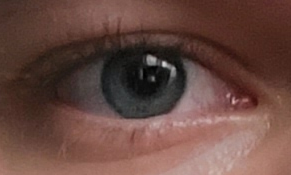
//> input picture OpenCV-Win32-Test/test.png, 291 x 175 px, given in place of test.jpg, which was not available
$ ./main   (built with g++ and OpenCV 4)
//> lines starting //> are read from the running program, lines starting //| are printed output that depends on the picture; pictures that were not available may be replaced by others from this repository, and a replacement may not be noted
### OpenCV-Win32-Test/ScleraProcessingNew.hpp
#pragma once

#include <opencv2/highgui.hpp>
#include <opencv2/imgproc.hpp>


cv::Point detectScleraCenterSaturation(cv::Mat processingImage, int eyeIndex);

### OpenCV-Win32-Test/CvUtils.hpp
#pragma once

#include <iostream>
#include <fstream>

#include <opencv2/highgui.hpp>

#include "Constants.hpp"


int getLineThicknessForMat(cv::Mat& mat, int delimeter = 100, int minValue = 2);
int getMarkerSizeForMat(cv::Mat& mat, int delimeter = 2, int minValue = 10);
cv::Point getMatCenter(cv::Mat& mat);
cv::Point getCenterOfMass8UC1(cv::Mat& processingImage);

### OpenCV-Win32-Test/PupilProcessing.hpp
#pragma once

#include <iostream>
#include <fstream>
#include <memory>
#include <exception>
#include <sstream>
#include <string>
#include <cmath>
#include <algorithm>

#include <opencv2/objdetect.hpp>
#include <opencv2/highgui.hpp>
#include <opencv2/imgproc.hpp>
#include <opencv2/videoio.hpp>
#include <opencv2/features2d.hpp>


cv::Point detectPupilCenterValue(cv::Mat processingImage, int threshold, int eyeIndex, bool debug);

### OpenCV-Win32-Test/ScleraProcessing.hpp
#pragma once

#include <iostream>
#include <fstream>
#include <memory>
#include <exception>
#include <sstream>
#include <string>
#include <cmath>

#include <opencv2/objdetect.hpp>
#include <opencv2/highgui.hpp>
#include <opencv2/imgproc.hpp>
#include <opencv2/videoio.hpp>
#include <opencv2/features2d.hpp>


cv::Point detectScleraCenterHue(cv::Mat processingImage, int threshold, int eyeIndex, bool debug);

### OpenCV-Win32-Test/EyeProcessing.hpp
#pragma once

#include "Constants.hpp"
#include "ScleraProcessing.hpp"
#include "PupilProcessing.hpp"


void processEye(cv::Mat eyeRoi, int eyeIndex);

### OpenCV-Win32-Test/FaceProcessing.hpp
#pragma once

#include <iostream>
#include <fstream>
#include <memory>
#include <exception>
#include <sstream>
#include <string>
#include <cmath>

#include <opencv2/objdetect.hpp>
#include <opencv2/highgui.hpp>
#include <opencv2/imgproc.hpp>
#include <opencv2/videoio.hpp>
#include <opencv2/features2d.hpp>

#include "Constants.hpp"
#include "EyeProcessing.hpp"

void processFaceDetection(cv::CascadeClassifier& face_cascade, cv::CascadeClassifier& eyes_cascade, cv::Mat& sourceImage, bool debug);

### OpenCV-Win32-Test/Utils.hpp
#pragma once

#include <iostream>
#include <fstream>

#include <opencv2/highgui.hpp>

#include "Constants.hpp"


std::string getEnvironmentVariable(const std::string& variable);
std::string readTextFile(const std::string& filePath);
cv::Mat readImage(const std::string& filePath);
cv::Mat readImageAsBinary(const std::string& filePath);
cv::Mat readImageAsBinaryStream(const std::string& filePath);

### OpenCV-Win32-Test/Constants.hpp
#pragma once

#include <string>


const std::string OPENCV_ENVIRONMENT_VARIABLE_NAME = "OPENCV_DIR";
const std::string HAAR_CASCADES_RELATIVE_PATH = "\\build\\etc\\haarcascades";
const std::string FACE_CASCADE_FILE_NAME = "haarcascade_frontalface_alt2.xml";
const std::string EYES_CASCADE_FILE_NAME = "haarcascade_righteye_2splits.xml";
const std::string TEST_DATASET_NAME = "dataset_webcam_light";
const std::string TEST_IMAGE_NAME = "webcam-screen-left-light";
const std::string TEST_IMAGE_EXTENSION = "png";

const bool IS_VIDEO_MODE = false;
const bool IS_DEBUG_VIDEO_MODE = true;
const bool IS_DEBUG = true;
const bool IS_DRAWING = true;
const bool IS_LOGGING = false;

const int SCLERA_THRESHOLD = 50;
const bool IS_SCLERA_EROSION_ENABLED = true;
const bool IS_SCLERA_DILATION_ENABLED = true;

const bool IS_PUPIL_HISTOGRAM_EQUALIZATION_ENABLED = true;
const int PUPIL_THRESHOLD = 20;
const bool IS_PUPIL_EROSION_ENABLED = true;
const bool IS_PUPIL_DILATION_ENABLED = true;

### OpenCV-Win32-Test/main.cpp
#include "Constants.hpp"
#include "Utils.hpp"
#include "FaceProcessing.hpp"


void processCameraImage(cv::CascadeClassifier& face_cascade, cv::CascadeClassifier& eyes_cascade);
void processTestFaceImage(cv::CascadeClassifier& face_cascade, cv::CascadeClassifier& eyes_cascade);

void saveMat(const std::string& fileName, cv::Mat& image)
{
	cv::imshow(fileName, image);
	writeResult(fileName, image);
}

int main(int argc, const char** argv)
{
	try
	{
		checkResultsFolder();
//> (this line was passed over: checkResultsFolder is not available in this run)

		cv::Mat testImage = cv::imread("test.jpg");
//> testImage is the input picture: 175 rows x 291 cols, CV_8UC3; mean B, G, R 64.9, 72.6, 103.9
		cv::Mat processingImage = cv::Mat();

		// source
		saveMat("bgr", testImage);
//> (in saveMat, `writeResult(fileName, image);` was passed over: writeResult is not available in this run)

		// hsv
		cv::cvtColor(testImage, processingImage, cv::COLOR_BGR2HSV);
//> processingImage: 175 rows x 291 cols, CV_8UC3; mean H, S, V 14.3, 97.5, 104

		saveMat("hsv", processingImage);
//> call 2 of saveMat, with fileName = "hsv"
//> in saveMat (call 2), `cv::imshow(fileName, image);`:
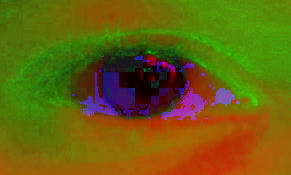
//> window 'hsv': 175 rows x 291 cols, CV_8UC3; mean B, G, R 14.3, 97.5, 104

		// split
		int rows = processingImage.rows;
//> rows = 175
		int cols = processingImage.cols;
//> cols = 291

		cv::Mat hue = cv::Mat(rows, cols, CV_8UC1);
		cv::Mat saturation = cv::Mat(rows, cols, CV_8UC1);
		cv::Mat value = cv::Mat(rows, cols, CV_8UC1);

		std::vector<cv::Mat> separatedChannels = { hue, saturation, value };

		cv::split(processingImage, separatedChannels);
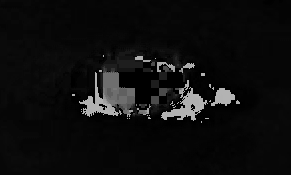
//> separatedChannels[0]: 175 rows x 291 cols, CV_8UC1; min 0, max 179, mean 14.3
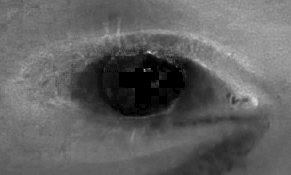
//> separatedChannels[1]: 175 rows x 291 cols, CV_8UC1; min 0, max 232, mean 97.5
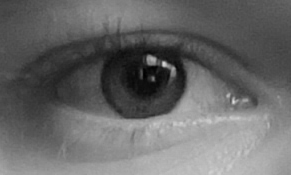
//> separatedChannels[2]: 175 rows x 291 cols, CV_8UC1; min 0, max 222, mean 104

		saveMat("hue", hue);
		saveMat("saturation", saturation);
		saveMat("value", value);

		// histogram equalization
		//cv::equalizeHist(lightness, lightness);

		//cv::imshow("histogram equalization", lightness);

		// thresholding
		//cv::threshold(value, value, 100, 255, cv::THRESH_BINARY);

		//cv::imshow("thresholding", value);

		cv::waitKey(0);

		return 0;
//> (the program exits here)

$ run again, with OpenCV-Win32-Test/face-large.jpg saved as OpenCV-Win32-Test/test.png
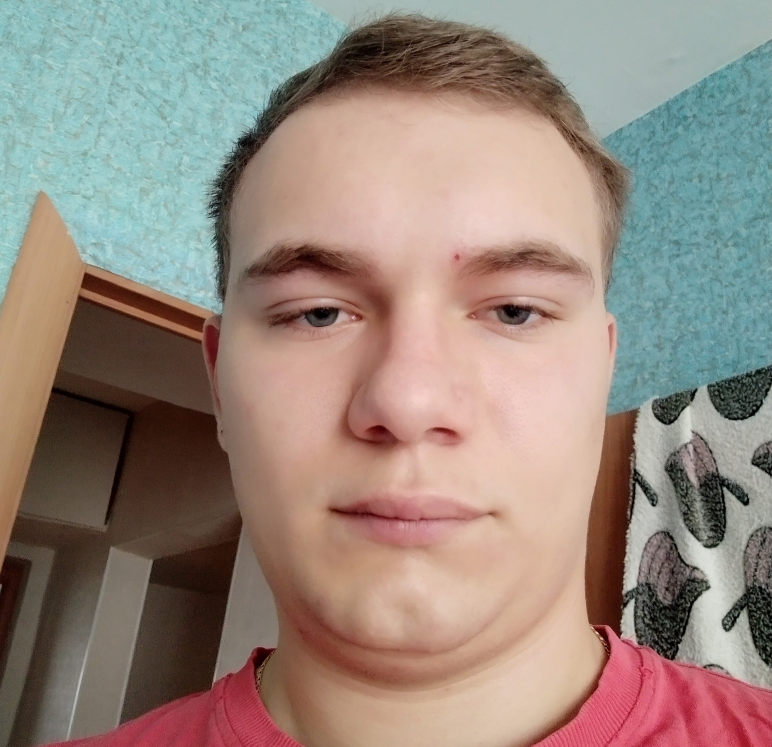
//> input picture OpenCV-Win32-Test/face-large.jpg, 3088 x 2986 px, given in place of test.jpg, which was not available (shown at 1/4 size)
//> testImage is the input picture: 2986 rows x 3088 cols, CV_8UC3; mean B, G, R 125.2, 135.2, 150.6
//> processingImage: 2986 rows x 3088 cols, CV_8UC3; mean H, S, V 39.9, 80.9, 161
//> `cv::split(processingImage, separatedChannels);`:
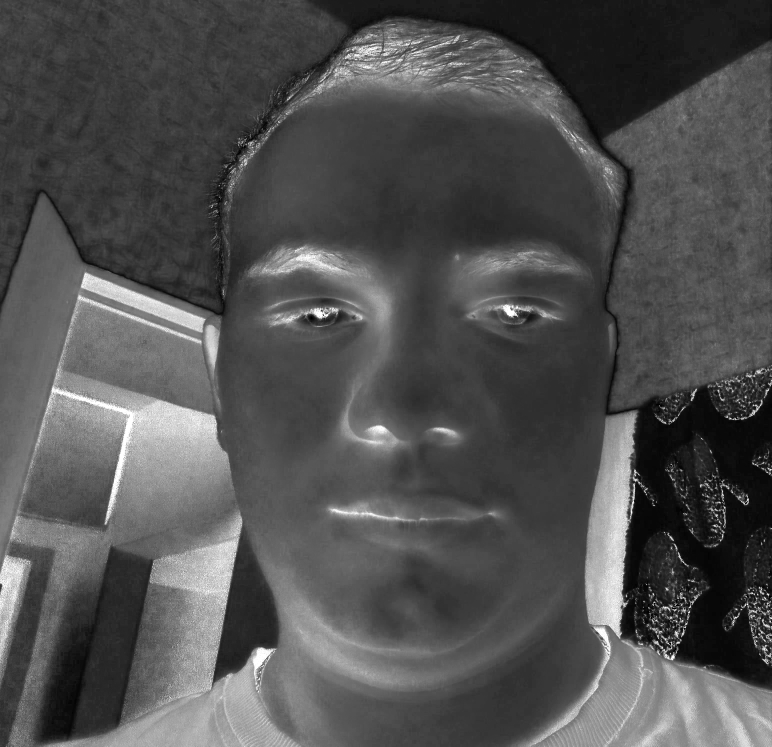
//> separatedChannels[1]: 2986 rows x 3088 cols, CV_8UC1 (shown at 1/4 size); min 0, max 255, mean 80.9
//> `cv::split(processingImage, separatedChannels);`:
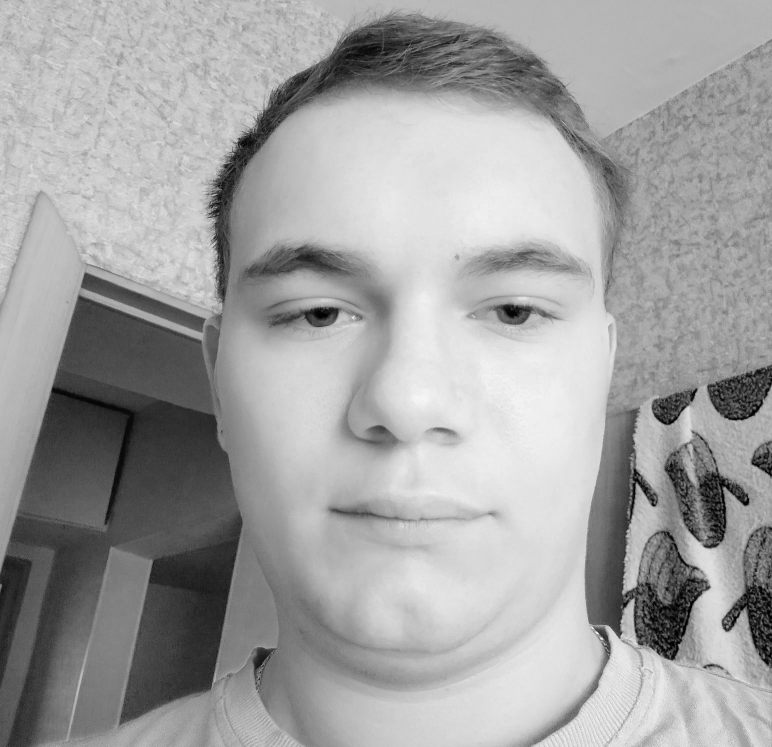
//> separatedChannels[2]: 2986 rows x 3088 cols, CV_8UC1 (shown at 1/4 size); min 0, max 255, mean 161
